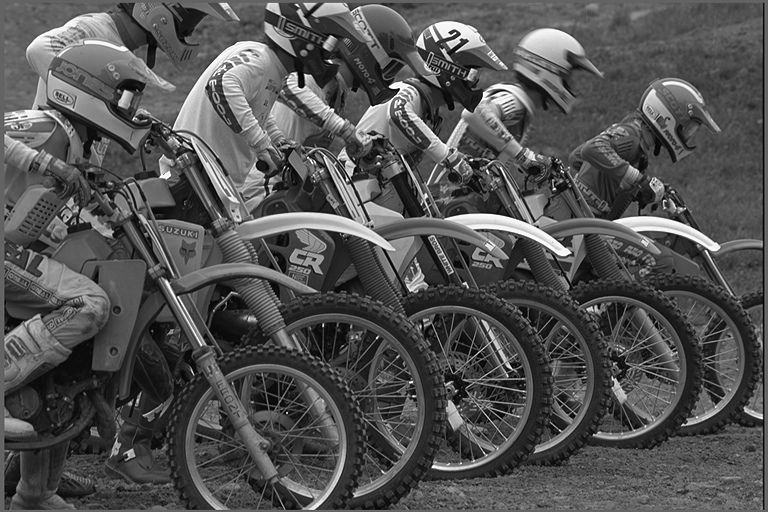
#> input picture HW2/img04g.tif, 768 x 512 px
$ python SpecAnal.py
#> lines starting #> are read from the running program, lines starting #| are printed output that depends on the picture
#> further down, im is the input picture: PIL image 768x512 L; min 0, max 255, mean 82.6
#| Image size:  (768, 512)
#| Data type:  uint8
#!/usr/bin/env python3
# -*- coding: utf-8 -*-
"""
Created on Sun Jan 24 18:54:16 2021

@author: Wenrui Li
"""

import numpy as np                 # Numpy is a library support computation of large, multi-dimensional arrays and matrices.
from PIL import Image              # Python Imaging Library (abbreviated as PIL) is a free and open-source additional library for the Python programming language that adds support for opening, manipulating, and saving many different image file formats.
import matplotlib.pyplot as plt    # Matplotlib is a plotting library for the Python programming language.

def BetterSpecAnal(x):
    # We apply a square of 5x5 non-overlapping filters. The center of the centered filter is in the center of the image
    N = 64 #window size

    #Getting the coordinates of the pixel where the first filter will be applied
    height, width = x.shape
#> height = 512; width = 768
    i = int(height/2 - 5*N/2)
#> i = 96
    j = int(width/2 - 5*N/2)
#> j = 224

    W = np.outer(np.hamming(64), np.hamming(64))

    Z = np.zeros((N,N))

    for _ in range(5):
        for _ in range(5):
            z = x[i:N+i, j:N+j] * W
            # Compute the power spectrum for the NxN region.
            Z = Z + (1/N**2)*np.abs(np.fft.fft2(z))**2
            j = j + N

        i = i + N
        j = int(width/2 - 5*N/2) #reset j
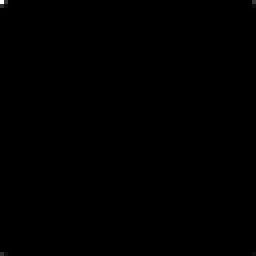
#> Z: shape (64, 64) float64 (shown 4 times larger); min 0.000119, max 882.3, mean 0.5; drawn with min black and max white
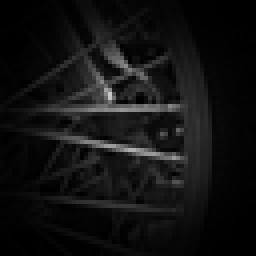
#> z: shape (64, 64) float64 (shown 4 times larger); min 6.48e-05, max 0.793, mean 0.0706
#> after the loop, i = 416

    # Use fftshift to move the zero frequencies to the center of the plot.
    Z = np.fft.fftshift(Z)

    # Compute the average between the 25 filters
    Zabs_avg = Z / 25

    # Compute the logarithm of the Power Spectrum.
    Zabs_avg_log = np.log(Zabs_avg)
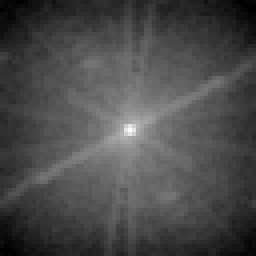
#> Zabs_avg_log: shape (64, 64) float64 (shown 4 times larger); min -12.26, max 3.56, mean -7.63; drawn with min black and max white

    return Zabs_avg_log

# Read in a gray scale TIFF image.
im = Image.open('img04g.tif')
print('Read img04.tif.')
print('Image size: ', im.size)

# Display image object by PIL.
#im.show(title='image')

# Import Image Data into Numpy array.
# The matrix x contains a 2-D array of 8-bit gray scale values.
x = np.array(im)
print('Data type: ', x.dtype)

# Display numpy array by matplotlib.
plt.imshow(x, cmap=plt.cm.gray)
plt.title('Image')

# Set colorbar location. [left, bottom, width, height].
cax =plt.axes([0.9, 0.15, 0.04, 0.7])
plt.colorbar(cax=cax)
#plt.show()

x = np.double(x)/255.0

Zabs = BetterSpecAnal(x)

# [16 lines of commented-out code are left out]
N= 64
fig = plt.figure()
ax = fig.add_subplot(111, projection='3d')
a = b = np.linspace(-np.pi, np.pi, num = N)
X, Y = np.meshgrid(a, b)

surf = ax.plot_surface(X, Y, Zabs, cmap=plt.cm.coolwarm)
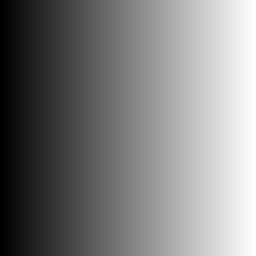
#> X: shape (64, 64) float64 (shown 4 times larger); min -3.14, max 3.14, mean 1.67e-16; drawn with min black and max white

ax.set_xlabel('$\mu$ axis')
ax.set_ylabel('$\\nu$ axis')
ax.set_zlabel('Z Label')

fig.colorbar(surf, shrink=0.5, aspect=5)

plt.savefig('your_plot.png')
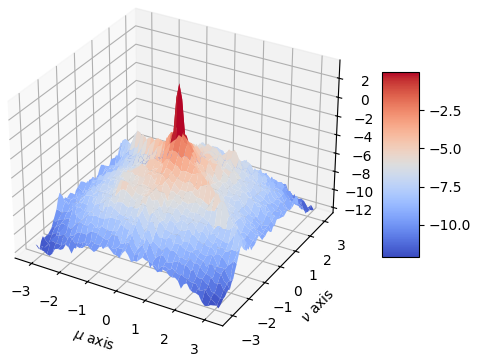
#> figure drawn by matplotlib, 2 panels

plt.show()
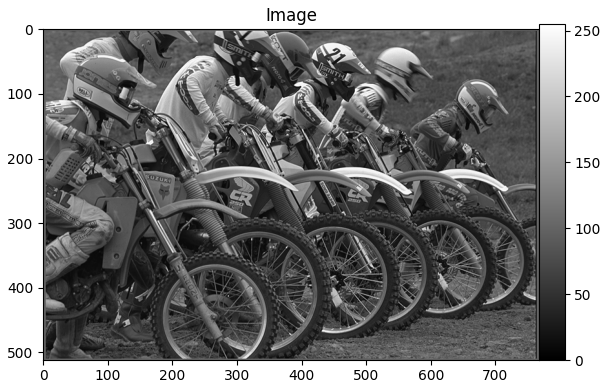
#> figure drawn by matplotlib, 2 panels
